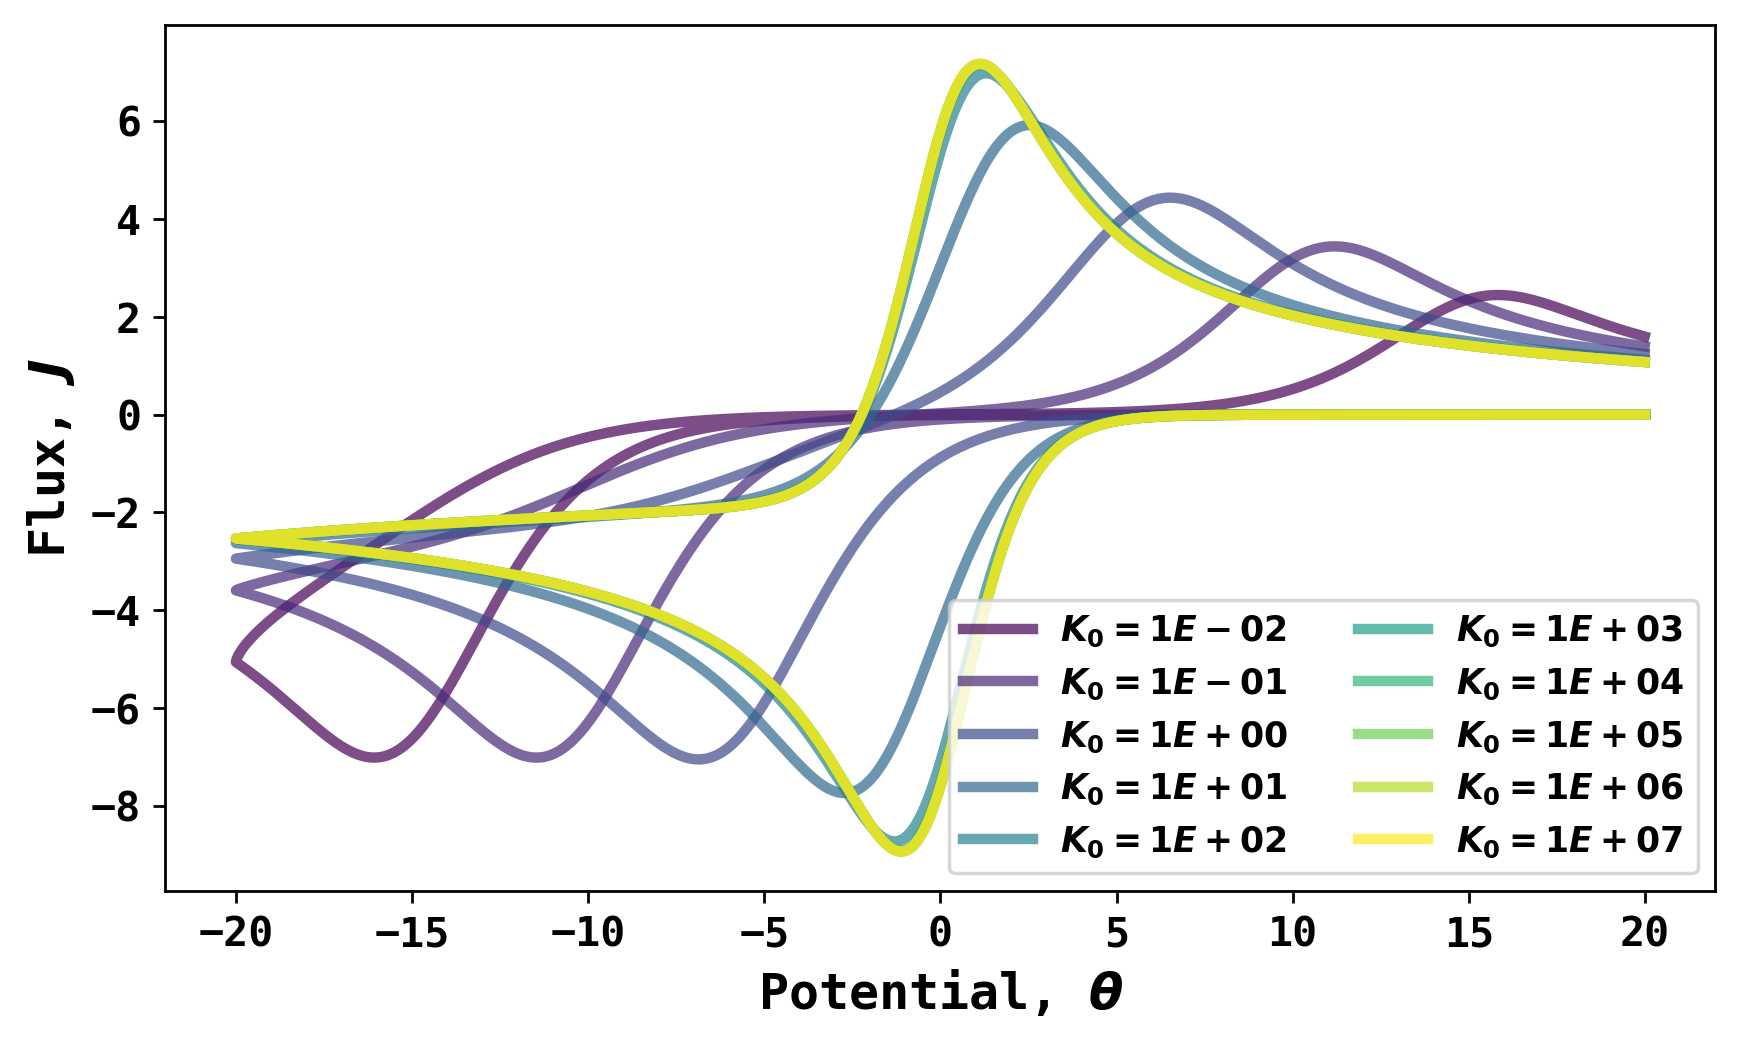

The Python source for this figure:
import pandas as pd
import numpy as np 
from matplotlib import pyplot as plt
from matplotlib import cm
from helper import expParameters
from FD_Simulation_Unequal_D.FD_Simulation import simulation


linewidth = 4
fontsize = 12

font = {'family' : 'monospace',
        'weight' : 'bold',
        'size'   : fontsize }
plt.rc('font', **font)  # pass in the font dict as kwargs





K0s  = [1e-2,1e-1,1e0,1e1,1e2,1e3,1e4,1e5,1e6,1e7]
colors = cm.viridis(np.linspace(0,1,len(K0s)))
alpha = 0.5
beta = 0.5
davg = 1.0

fig,ax = plt.subplots(figsize=(8,4.5))
theta_i = 20
theta_v = -20
sigma = 400

for index,K0 in enumerate(K0s):
        FD_file_name = simulation(sigma=sigma,theta_i=theta_i,theta_v=theta_v,K0=K0,alpha=alpha,beta=beta,dA=davg,dB=davg)
        df_FD = pd.read_csv(FD_file_name)
        ax.plot(df_FD.iloc[:,0],df_FD.iloc[:,1],lw=3,color=tuple(colors[index]),label=f'$K_0={K0:.0E}$',alpha=0.7)


ax.legend(ncols=2,fontsize=10)
ax.set_xlabel(r'Potential, $\theta$',fontsize='large',fontweight='bold')
ax.set_ylabel(r'Flux, $J$',fontsize='large',fontweight='bold')

fig.savefig('IncreaseK0.png',dpi=250,bbox_inches='tight')

